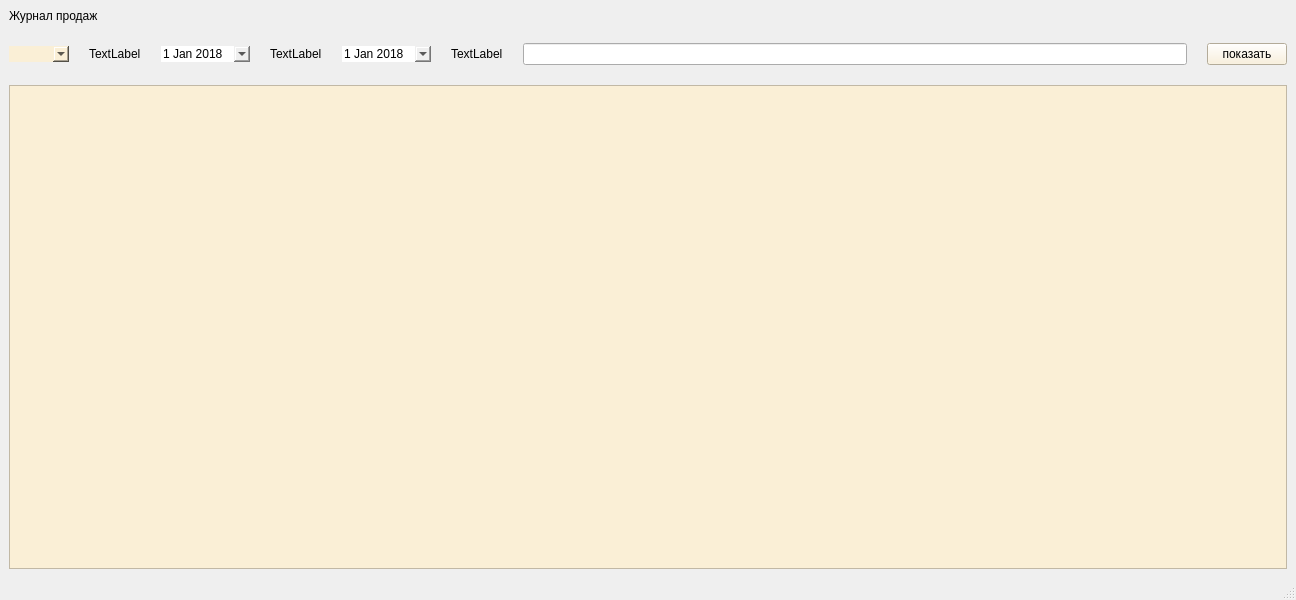
<?xml version="1.0" encoding="UTF-8"?>
<ui version="4.0">
 <class>MainWindow</class>
 <widget class="QMainWindow" name="MainWindow">
  <property name="geometry">
   <rect>
    <x>0</x>
    <y>0</y>
    <width>1296</width>
    <height>600</height>
   </rect>
  </property>
  <property name="windowTitle">
   <string>MainWindow</string>
  </property>
  <property name="styleSheet">
   <string notr="true"/>
  </property>
  <widget class="QWidget" name="centralwidget">
   <layout class="QHBoxLayout" name="horizontalLayout_2">
    <item>
     <layout class="QVBoxLayout" name="verticalLayout_2">
      <property name="spacing">
       <number>20</number>
      </property>
      <item>
       <widget class="QLabel" name="label_4">
        <property name="styleSheet">
         <string notr="true">font: 40pt &quot;Microsoft YaHei&quot;;
</string>
        </property>
        <property name="text">
         <string>Журнал продаж</string>
        </property>
       </widget>
      </item>
      <item>
       <layout class="QVBoxLayout" name="verticalLayout">
        <item>
         <layout class="QHBoxLayout" name="horizontalLayout">
          <item>
           <widget class="QComboBox" name="comboBox">
            <property name="styleSheet">
             <string notr="true">font: 16pt &quot;Microsoft YaHei&quot;;
background-color:  rgb(250, 239, 214);
border-radius: 15px</string>
            </property>
           </widget>
          </item>
          <item>
           <widget class="QLabel" name="label">
            <property name="styleSheet">
             <string notr="true">font: 20pt &quot;Microsoft YaHei&quot;;
</string>
            </property>
            <property name="text">
             <string>TextLabel</string>
            </property>
           </widget>
          </item>
          <item>
           <widget class="QDateEdit" name="dateEdit">
            <property name="styleSheet">
             <string notr="true">font: 20pt &quot;Microsoft YaHei&quot;;
border-radius: 15px
</string>
            </property>
            <property name="dateTime">
             <datetime>
              <hour>0</hour>
              <minute>0</minute>
              <second>0</second>
              <year>2018</year>
              <month>1</month>
              <day>1</day>
             </datetime>
            </property>
            <property name="calendarPopup">
             <bool>true</bool>
            </property>
           </widget>
          </item>
          <item>
           <widget class="QLabel" name="label_2">
            <property name="styleSheet">
             <string notr="true">font: 20pt &quot;Microsoft YaHei&quot;;
</string>
            </property>
            <property name="text">
             <string>TextLabel</string>
            </property>
           </widget>
          </item>
          <item>
           <widget class="QDateEdit" name="dateEdit_2">
            <property name="styleSheet">
             <string notr="true">font: 20pt &quot;Microsoft YaHei&quot;;
border-radius: 15px</string>
            </property>
            <property name="dateTime">
             <datetime>
              <hour>0</hour>
              <minute>0</minute>
              <second>0</second>
              <year>2018</year>
              <month>1</month>
              <day>1</day>
             </datetime>
            </property>
            <property name="calendarPopup">
             <bool>true</bool>
            </property>
           </widget>
          </item>
          <item>
           <widget class="QLabel" name="label_3">
            <property name="styleSheet">
             <string notr="true">font: 20pt &quot;Microsoft YaHei&quot;;
</string>
            </property>
            <property name="text">
             <string>TextLabel</string>
            </property>
           </widget>
          </item>
          <item>
           <widget class="QLineEdit" name="lineEdit">
            <property name="styleSheet">
             <string notr="true">font: 20pt &quot;Microsoft YaHei&quot;;</string>
            </property>
           </widget>
          </item>
          <item>
           <widget class="QPushButton" name="pushButton">
            <property name="styleSheet">
             <string notr="true">font: 24pt &quot;Microsoft YaHei&quot;;
background-color:  rgb(250, 239, 214);
</string>
            </property>
            <property name="text">
             <string>показать</string>
            </property>
            <property name="icon">
             <iconset>
              <normaloff>icons8.png</normaloff>icons8.png</iconset>
            </property>
            <property name="iconSize">
             <size>
              <width>50</width>
              <height>50</height>
             </size>
            </property>
           </widget>
          </item>
         </layout>
        </item>
        <item>
         <widget class="QTableWidget" name="tableWidget">
          <property name="styleSheet">
           <string notr="true">font: 12pt &quot;Microsoft YaHei&quot;;
background-color:  rgb(250, 239, 214);</string>
          </property>
         </widget>
        </item>
       </layout>
      </item>
     </layout>
    </item>
   </layout>
  </widget>
  <widget class="QStatusBar" name="statusbar"/>
 </widget>
 <resources/>
 <connections/>
</ui>
